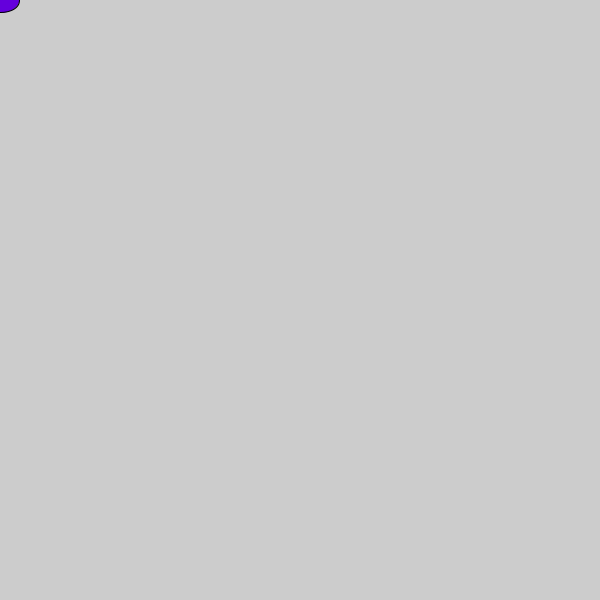
Frame 1 (no input)
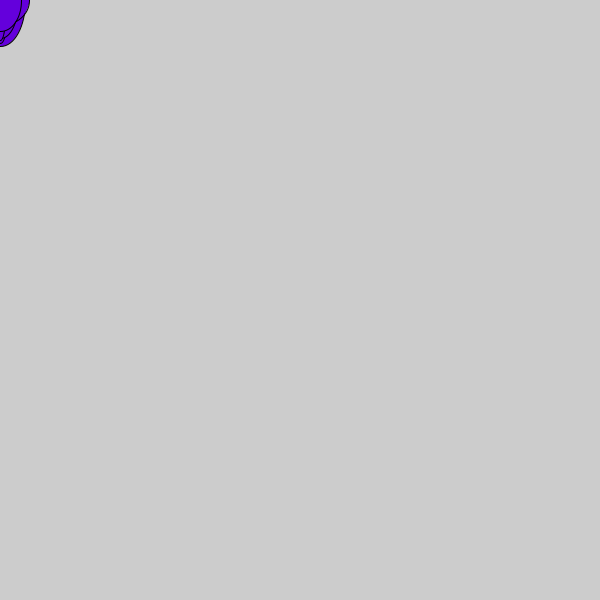
Frame 60 (the mouse pressed at the canvas centre just before this capture)
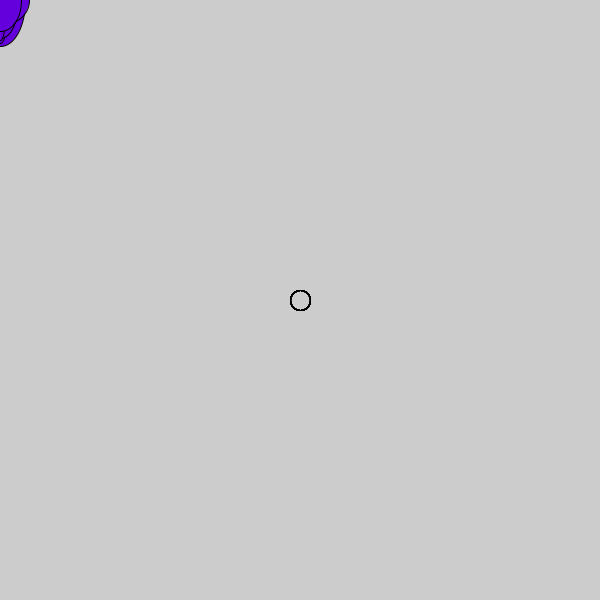
Frame 120 (the mouse held since frame 60 and released just before this capture)

The Processing sketch that drew these frames (run headless with seeded random() and noise(); from frame 60 on, the mouse is pressed at the canvas centre):

// Processing sketch: processing_158074
// ── processing_158074.pde

void setup(){
 
size(600, 600);}
void draw(){
  
  if(mousePressed) {
    noFill();
    ellipse(mouseX, mouseY, 20,20);
  
  }else{ 
  fill(100,0,220);
  ellipse(mouseY, mouseX,random(60),random(100));}}
